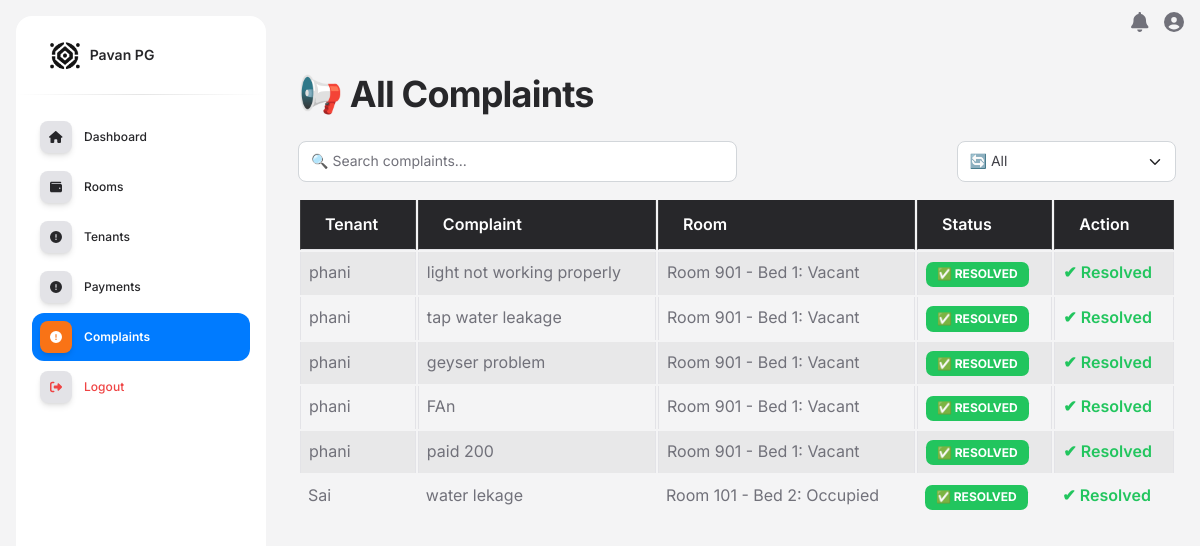
/owner/complaints/ (signed in), run on the app's committed database.
### admin_soft/models.py (models this page shows, shortened)
class Complaint(models.Model):
    tenant = models.ForeignKey(Tenant, on_delete=models.CASCADE, related_name='complaints')
    complaint_text = models.TextField()
    status = models.CharField(max_length=50, choices=[('Pending', 'Pending'), ('Resolved', 'Resolved')], default='Pending')
    created_at = models.DateTimeField(auto_now_add=True)
    resolved_at = models.DateTimeField(null=True, blank=True)

class Tenant(models.Model):
    pg_name = models.CharField(max_length=100, null=True, blank=True)  # PG name for tenant reference
    name = models.CharField(max_length=255, null=True, blank=True)
    email = models.EmailField(null=True, blank=True)
    contact_number = models.CharField(max_length=15, null=True, blank=True)
    assigned_room = models.OneToOneField('Room', on_delete=models.SET_NULL, null=True, blank=True)
    assigned_bed = models.OneToOneField('Bed', on_delete=models.SET_NULL, null=True, blank=True)
    check_in_date = models.DateField(null=True, blank=True)
    check_out_date = models.DateField(null=True, blank=True)
    payment_amount = models.IntegerField( default=0)  #rent amount
    due_amount = models.IntegerField(default=0)
    advance_amount = models.IntegerField(default=0)
    total_amount_paid = models.IntegerField(default=0)
    proof_name = models.CharField(max_length=255, null=True, blank=True)
    other_proof_name = models.CharField(max_length=255, null=True, blank=True)
    proof_number = models.CharField(max_length=50, null=True, blank=True)
    proof_file = models.FileField(upload_to='tenant_proofs/')
    password = models.CharField(max_length=128)  # Hashed password

class Bed(models.Model):
    room = models.ForeignKey(Room, on_delete=models.CASCADE, related_name="beds")
    bed_number = models.PositiveIntegerField()
    is_vacant = models.BooleanField(default=False)  # True = occupied, False = empty
    pg_name = models.CharField(max_length=100)
    def __str__(self):
        status = "Occupied" if self.is_vacant else "Vacant"
        return f"Room {self.room.room_number} - Bed {self.bed_number}: {status}"

class Room(models.Model):
    pg_name = models.CharField(max_length=100)  # PG name without predefined choices
    room_number = models.CharField(max_length=10, unique=True)
    number_of_beds = models.IntegerField()
    STATUS_CHOICES = [
        ('available', 'Available'),
        ('occupied', 'Occupied'),
        ('maintenance', 'Maintenance'),
    ]
    status = models.CharField(max_length=15, choices=STATUS_CHOICES, default='available')
    rent_amount = models.DecimalField(max_digits=10, decimal_places=2)
    rent_due_date = models.DateField(null=True, blank=True)

### admin_soft/pgviews.py (the view)
# urls.py: path('owner/complaints/', pgviews.owner_complaints, name='owner_complaints'),
def owner_complaints(request):
    pg_id = request.session.get("pg_id")
    pgowner = get_object_or_404(PG, id=pg_id)
    owner_pg_name = pgowner.pg_name  # Assuming the logged-in owner has a `pg_name`
    complaints = Complaint.objects.filter(tenant__pg_name=owner_pg_name)  # Filter complaints by PG name
    return render(request, "pg/owner_complaints.html", {
        'complaints': complaints
    })

### admin_soft/templatetags/admin_soft.py (called while the page is built)
@assignment_tag(takes_context=True)
def get_direction(context):
    res = {
        'panel': 'text-left',
        'notify': 'right',
        'float': 'float-right',
        'reverse_panel': 'text-right',
        'nav': 'ml-auto'
    }
    if context.get('LANGUAGE_BIDI'):
        res['panel'] = 'text-right'
        res['notify'] = 'left'
        res['float'] = ''
        res['reverse_panel'] = 'text-left'
        res['nav'] = 'mr-auto'
    return res

@assignment_tag(takes_context=True)
def get_admin_setting(context):
    res = {
    }
    return res

### admin_soft/templates/pg/owner_complaints.html (shortened to what this page needs)
{% extends 'pg/pg_base.html' %}
{% block content %}
<div class="container mt-4">
    <h2 class="mb-4">📢 All Complaints</h2>
    <div class="d-flex justify-content-between mb-3">
        <input type="text" id="searchBox" class="form-control w-50" placeholder="🔍 Search complaints...">
        <select id="statusFilter" class="form-select w-25">
            <option value="">🔄 All</option>
        </select>
    </div>
    <table class="table table-bordered table-striped">
        <thead class="table-dark">
            <tr>
                <th>Tenant</th>
                <th>Complaint</th>
                <th>Room</th>
                <th>Status</th>
                <th>Action</th>
            </tr>
        </thead>
        <tbody id="complaintTable">
            {% for complaint in complaints %}
                <tr data-status="{{ complaint.status }}">
                    <td>{{ complaint.tenant.name }}</td>
                    <td>{{ complaint.complaint_text }}</td>
                    <td>{{ complaint.tenant.assigned_bed }}</td>
                    <td>
                        {% if complaint.status == 'Pending' %}
                            <span class="badge bg-warning text-dark">🟠 Pending</span>
                        {% else %}
                            <span class="badge bg-success">✅ Resolved</span>
                        {% endif %}
                    </td>
                    <td>
                        {% if complaint.status == 'Pending' %}
                            <button class="btn btn-primary" data-bs-toggle="modal" data-bs-target="#resolveModal{{ complaint.id }}">Mark as Resolved</button>
                        {% else %}
                            <span class="text-success fw-bold">✔ Resolved</span>
                        {% endif %}
                    </td>
                </tr>
            {% endfor %}
        </tbody>
    </table>
</div>
{% endblock %}

### data on the page
Complaint: tenant.name "phani", complaint_text "light not working properly", tenant.assigned_bed "Room 901 - Bed 1: Vacant", status "✅ RESOLVED"
Complaint: tenant.name "phani", complaint_text "tap water leakage", tenant.assigned_bed "Room 901 - Bed 1: Vacant", status "✅ RESOLVED"
Complaint: tenant.name "phani", complaint_text "geyser problem", tenant.assigned_bed "Room 901 - Bed 1: Vacant", status "✅ RESOLVED"
Complaint: tenant.name "phani", complaint_text "FAn", tenant.assigned_bed "Room 901 - Bed 1: Vacant", status "✅ RESOLVED"
Complaint: tenant.name "phani", complaint_text "paid 200", tenant.assigned_bed "Room 901 - Bed 1: Vacant", status "✅ RESOLVED"
Complaint: tenant.name "Sai", complaint_text "water lekage", tenant.assigned_bed "Room 101 - Bed 2: Occupied", status "✅ RESOLVED"
